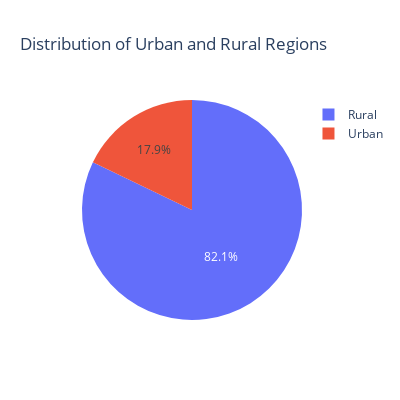

The cell this chart's notebook holds for it:
### Code cell
urban_count = df_gm[df_gm['Mode_Area'] == 'Urban']['Region'].count()
rural_count = df_gm[df_gm['Mode_Area'] == 'Rural']['Region'].count()

labels = ['Urban', 'Rural']
values = [urban_count, rural_count]
df_pie = pd.DataFrame({'labels': labels, 'values': values})

fig = px.pie(df_pie, names='labels', values='values', title='Distribution of Urban and Rural Regions')

fig.update_layout(width=400, height=400)
fig.show()

### Figure 1 — Plotly figure (JSON) as saved in the notebook; plotly's stock layout.template omitted (floating-point values rounded to 4 significant figures)
{"data": [{"domain": {"x": [0, 1], "y": [0, 1]}, "hovertemplate": "labels=%{label}<br>value=%{value}<extra></extra>", "labels": ["Urban", "Rural"], "legendgroup": "", "name": "", "showlegend": true, "type": "pie", "values": [5, 23]}], "layout": {"height": 400, "legend": {"tracegroupgap": 0}, "title": {"text": "Distribution of Urban and Rural Regions"}, "width": 400}}
